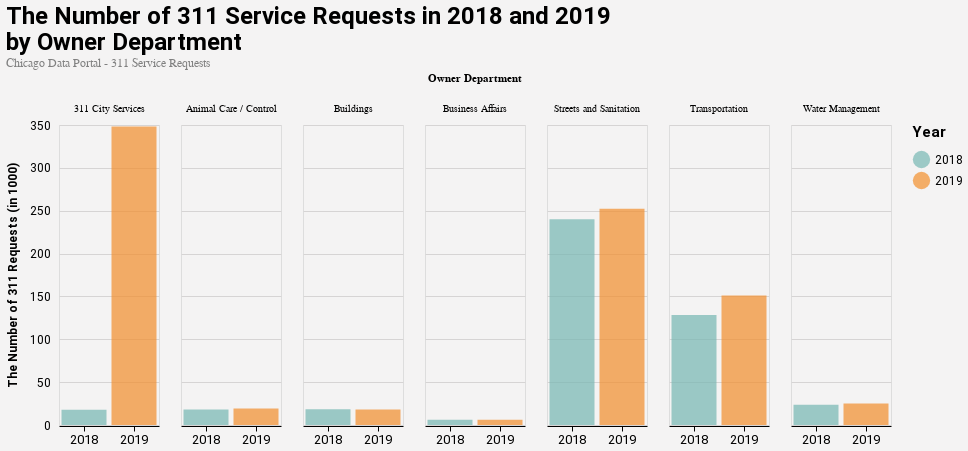

Source (notebook cell):
### Markdown cell above
#### *Chart #2*

### Code cell
dept_count_chart

### Figure 1 — Vega-Lite specification as saved in the notebook (floating-point values rounded to 4 significant figures)
{"config": {"title": {"anchor": "start", "fontSize": 24, "font": "Roboto", "fontColor": "#000000"}, "subtitle": {"font": "Roboto", "fontSize": 22, "fontColor": "#838383", "subtitlePadding": 10}, "caption": {"font": "Roboto", "fontSize": 22, "fontColor": "#000000"}, "axisX": {"domain": true, "domainColor": "#000000", "domainWidth": 1, "grid": false, "labelFontSize": 13, "labelFont": "Roboto", "labelAngle": 0, "tickColor": "#000000", "tickSize": 5, "titleFontSize": 12, "titlePadding": 10, "titleFont": "Roboto", "title": ""}, "axisY": {"domain": false, "grid": true, "gridColor": "#d6d4d4", "gridWidth": 1, "labelFontSize": 12, "labelFont": "Roboto", "labelPadding": 8, "ticks": false, "titleFontSize": 12, "titlePadding": 10, "titleFont": "Roboto", "titleAngle": 270}, "background": "#f4f3f3", "legend": {"labelFontSize": 12, "labelFont": "Roboto", "symbolSize": 300, "symbolType": "circle", "titleFontSize": 15, "titlePadding": 10, "titleFont": "Roboto", "orient": "right", "offset": 20}, "range": {"category": ["#76b7b2", "#f28e2b", "#e15759", "#4e79a7", "#59a14f", "#edc948", "#b07aa1", "#ff9da7", "#9c755f", "#bab0ac"], "diverging": ["#e1f5fe", "#b3e5fc", "#81d4fa", "#4fc3f7", "#29b6f6", "#03a9f4", "#039be5", "#0288d1", "#0277bd", "#01579b"]}, "geoshape": {"category": ["#76b7b2", "#f28e2b", "#e15759", "#4e79a7", "#59a14f", "#edc948", "#b07aa1", "#ff9da7", "#9c755f", "#bab0ac"], "diverging": ["#e1f5fe", "#b3e5fc", "#81d4fa", "#4fc3f7", "#29b6f6", "#03a9f4", "#039be5", "#0288d1", "#0277bd", "#01579b"]}, "area": {"category": ["#76b7b2", "#f28e2b", "#e15759", "#4e79a7", "#59a14f", "#edc948", "#b07aa1", "#ff9da7", "#9c755f", "#bab0ac"], "fill": "#1696d2", "opacity": 0.7}, "line": {"color": "#1696d2", "stroke": "#1696d2", "strokewidth": 5}, "point": {"filled": true}, "circle": {"color": "#4e79a7", "size": 13}, "text": {"font": "Roboto", "color": "#1696d2", "fontSize": 11, "align": "right", "fontWeight": 400, "size": 11}, "bar": {"size": 40, "binSpacing": 1, "continuousBandSize": 30, "discreteBandSize": 30, "fill": "#1696d2", "stroke": false, "opacity": 0.7}}, "data": {"name": "data-9136068f1ba24bfdf136c9e75dc2781c"}, "mark": {"type": "bar", "opacity": 0.7, "size": 45}, "encoding": {"color": {"type": "nominal", "field": "CREATED_YEAR", "legend": {"title": "Year"}}, "column": {"type": "nominal", "field": "OWNER_DEPARTMENT", "title": "Owner Department"}, "x": {"type": "nominal", "axis": {"labelAngle": 0}, "field": "CREATED_YEAR", "title": ""}, "y": {"type": "quantitative", "field": "COUNT", "title": "The Number of 311 Requests (in 1000)"}}, "height": 300, "title": {"text": ["The Number of 311 Service Requests in 2018 and 2019", "by Owner Department"], "subtitle": ["Chicago Data Portal - 311 Service Requests"], "subtitleColor": "grey"}, "width": 100, "$schema": "https://vega.github.io/schema/vega-lite/v4.0.2.json", "datasets": {"data-9136068f1ba24bfdf136c9e75dc2781c": [{"OWNER_DEPARTMENT": "Streets and Sanitation", "CREATED_YEAR": 2018, "COUNT": 240.0}, {"OWNER_DEPARTMENT": "Transportation", "CREATED_YEAR": 2018, "COUNT": 128.4}, {"OWNER_DEPARTMENT": "Water Management", "CREATED_YEAR": 2018, "COUNT": 23.56}, {"OWNER_DEPARTMENT": "Buildings", "CREATED_YEAR": 2018, "COUNT": 18.5}, {"OWNER_DEPARTMENT": "Animal Care / Control", "CREATED_YEAR": 2018, "COUNT": 17.96}, {"OWNER_DEPARTMENT": "311 City Services", "CREATED_YEAR": 2018, "COUNT": 17.81}, {"OWNER_DEPARTMENT": "Business Affairs", "CREATED_YEAR": 2018, "COUNT": 6.026}, {"OWNER_DEPARTMENT": "311 City Services", "CREATED_YEAR": 2019, "COUNT": 348.2}, {"OWNER_DEPARTMENT": "Streets and Sanitation", "CREATED_YEAR": 2019, "COUNT": 252.3}, {"OWNER_DEPARTMENT": "Transportation", "CREATED_YEAR": 2019, "COUNT": 151.1}, {"OWNER_DEPARTMENT": "Water Management", "CREATED_YEAR": 2019, "COUNT": 24.98}, {"OWNER_DEPARTMENT": "Animal Care / Control", "CREATED_YEAR": 2019, "COUNT": 19.24}, {"OWNER_DEPARTMENT": "Buildings", "CREATED_YEAR": 2019, "COUNT": 18.04}, {"OWNER_DEPARTMENT": "Business Affairs", "CREATED_YEAR": 2019, "COUNT": 6.263}]}}
